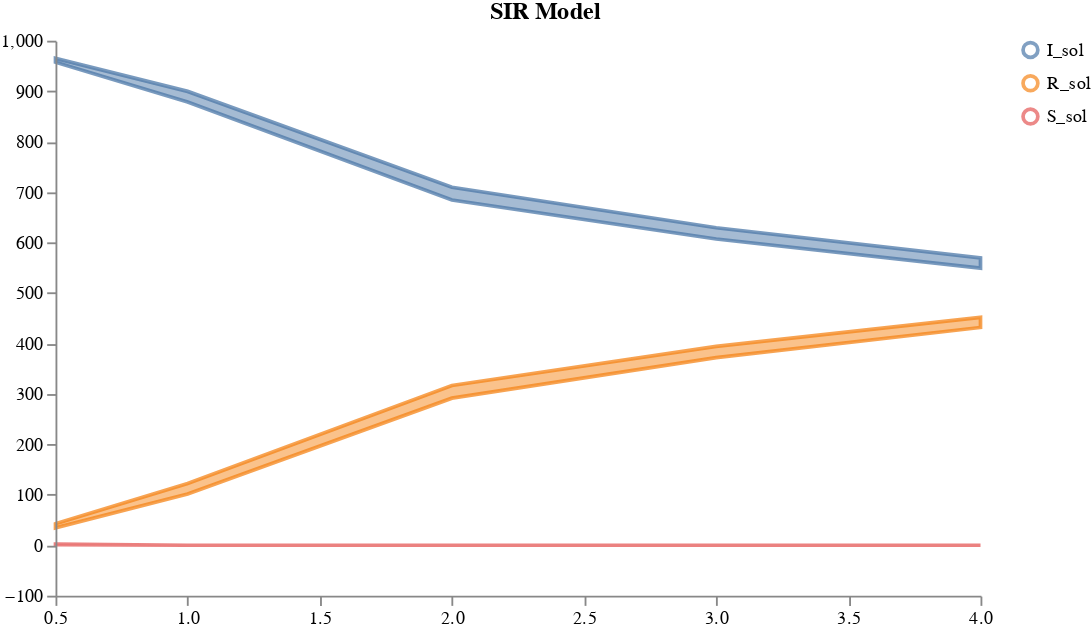

Notebook code cell kept with this figure:
### Code cell
plots.ipy_display(result_int["visual"])

### Figure 1 — Vega specification as saved in the notebook (floating-point values rounded to 4 significant figures)
{"$schema": "https://vega.github.io/schema/vega/v5.json", "axes": [{"name": "x_axis", "orient": "bottom", "scale": "xscale", "zindex": 100}, {"name": "y_axis", "orient": "left", "scale": "yscale", "zindex": 100}], "data": [{"name": "distributions", "values": [{"lower": 957.3, "timepoint": 0.5, "trajectory": "I_sol", "upper": 965.0}, {"lower": 878.5, "timepoint": 1, "trajectory": "I_sol", "upper": 899.5}, {"lower": 684.3, "timepoint": 2, "trajectory": "I_sol", "upper": 709.5}, {"lower": 607.0, "timepoint": 3, "trajectory": "I_sol", "upper": 629.3}, {"lower": 549.2, "timepoint": 4, "trajectory": "I_sol", "upper": 569.4}, {"lower": 34.64, "timepoint": 0.5, "trajectory": "R_sol", "upper": 42.46}, {"lower": 101.5, "timepoint": 1, "trajectory": "R_sol", "upper": 122.5}, {"lower": 291.5, "timepoint": 2, "trajectory": "R_sol", "upper": 316.7}, {"lower": 371.7, "timepoint": 3, "trajectory": "R_sol", "upper": 394.0}, {"lower": 431.6, "timepoint": 4, "trajectory": "R_sol", "upper": 451.8}, {"lower": 1.138, "timepoint": 0.5, "trajectory": "S_sol", "upper": 2.078}, {"lower": 3.34e-06, "timepoint": 1, "trajectory": "S_sol", "upper": 9.581e-06}, {"lower": -6.238e-10, "timepoint": 2, "trajectory": "S_sol", "upper": 4.101e-10}, {"lower": -4.925e-10, "timepoint": 3, "trajectory": "S_sol", "upper": 4.364e-10}, {"lower": -6.046e-11, "timepoint": 4, "trajectory": "S_sol", "upper": 8.427e-10}]}, {"name": "traces", "transform": [{"expr": "isValid(datum.value)", "type": "filter"}], "values": []}, {"name": "points", "values": []}, {"name": "markers", "values": []}, {"name": "selected", "on": [{"remove": true, "trigger": "clear"}, {"remove": true, "trigger": "!shift"}, {"insert": "clicked", "trigger": "!shift && clicked"}, {"toggle": "clicked", "trigger": "shift && clicked"}]}], "height": 300, "legends": [{"encode": {"labels": {"interactive": true, "name": "legendLabel", "update": {"opacity": [{"test": "!length(data('selected')) || indata('selected', 'value', datum.value)", "value": 1}, {"value": 0.25}]}}, "symbols": {"interactive": true, "name": "legendSymbol", "update": {"fill": {"value": "transparent"}, "opacity": [{"test": "!length(data('selected')) || indata('selected', 'value', datum.value)", "value": 0.7}, {"value": 0.15}], "size": {"value": 64}, "strokeWidth": {"value": 2}}}}, "name": "color_legend", "stroke": "color"}], "marks": [{"from": {"facet": {"data": "points", "groupby": "trajectory", "name": "points_split"}}, "marks": [{"encode": {"hover": {"fillOpacity": {"value": 0.9}}, "update": {"fill": {"field": "trajectory", "scale": "color"}, "fillOpacity": [{"test": "!length(data('selected')) || indata('selected', 'value', datum.trajectory)", "value": 0.5}, {"value": 0.15}], "size": {"value": 10}, "stroke": {"field": "trajectory", "scale": "color"}, "strokeOpacity": [{"test": "!length(data('selected')) || indata('selected', 'value', datum.trajectory)", "value": 0.75}, {"value": 0.15}], "strokeWidth": {"value": 2}, "tooltip": {"field": "value"}, "x": {"field": "timepoint", "scale": "xscale"}, "y": {"field": "value", "scale": "yscale"}}}, "from": {"data": "points"}, "name": "_points_symbol", "type": "symbol", "zindex": 3}, {"encode": {"hover": {"fillOpacity": {"value": 0.9}}, "update": {"interpolate": {"value": "linear"}, "stroke": {"field": "trajectory", "scale": "color"}, "strokeOpacity": [{"test": "!length(data('selected')) || indata('selected', 'value', datum.trajectory)", "value": 0.3}, {"value": 0.1}], "strokeWidth": {"value": 2}, "x": {"field": "timepoint", "scale": "xscale"}, "y": {"field": "value", "scale": "yscale"}}}, "from": {"data": "points"}, "name": "_points_line", "type": "line", "zindex": 3}], "name": "_points", "type": "group", "zindex": 3}, {"from": {"facet": {"data": "traces", "groupby": "trajectory", "name": "traces_split"}}, "marks": [{"encode": {"hover": {"fillOpacity": {"value": 0.9}}, "update": {"interpolate": {"value": "linear"}, "stroke": {"field": "trajectory", "scale": "color"}, "strokeOpacity": [{"test": "!length(data('selected')) || indata('selected', 'value', datum.trajectory)", "value": 0.75}, {"value": 0.15}], "strokeWidth": {"value": 2}, "x": {"field": "timepoint", "scale": "xscale"}, "y": {"field": "value", "scale": "yscale"}}}, "from": {"data": "traces_split"}, "name": "_traces_lines", "type": "line"}], "name": "_traces", "type": "group", "zindex": 2}, {"from": {"facet": {"data": "distributions", "groupby": "trajectory", "name": "trajectory_split"}}, "marks": [{"encode": {"hover": {"fillOpacity": {"value": 0.9}}, "update": {"fill": {"field": "trajectory", "scale": "color"}, "fillOpacity": [{"test": "!length(data('selected')) || indata('selected', 'value', datum.trajectory)", "value": 0.5}, {"value": 0.15}], "interpolate": {"value": "linear"}, "stroke": {"field": "trajectory", "scale": "color"}, "strokeOpacity": [{"test": "!length(data('selected')) || indata('selected', 'value', datum.trajectory)", "value": 0.75}, {"value": 0.15}], "strokeWidth": {"value": 2}, "x": {"field": "timepoint", "scale": "xscale"}, "y": {"field": "upper", "scale": "yscale"}, "y2": {"field": "lower", "scale": "yscale"}}}, "from": {"data": "trajectory_split"}, "type": "area"}], "name": "_distributions", "type": "group", "zindex": 1}, {"marks": [{"encode": {"enter": {"stroke": {"value": "lightgray"}}, "update": {"opacity": {"value": 1}, "x": {"field": "timepoint", "scale": "xscale"}, "y": {"signal": "height"}, "y2": {"value": 0}}}, "from": {"data": "markers"}, "name": "_marker text", "type": "rule"}, {"encode": {"enter": {"fontSize": {"value": 8}, "text": {"field": "datum.label"}, "y": {"value": 0}}}, "from": {"data": "_marker text"}, "name": "_marker flags", "transform": [{"as": ["x", "_y", "opacity", "align", "baseline"], "lineAnchor": "start", "offset": [1], "size": {"signal": "[width, height]"}, "type": "label"}], "type": "text"}], "name": "_markers", "type": "group"}], "scales": [{"domain": {"fields": [{"data": "distributions", "field": "timepoint"}, {"data": "traces", "field": "timepoint"}, {"data": "points", "field": "timepoint"}, {"data": "markers", "field": "timepoint"}]}, "name": "xscale", "range": "width", "type": "linear", "zero": false}, {"domain": {"fields": [{"data": "distributions", "field": "lower"}, {"data": "distributions", "field": "upper"}, {"data": "traces", "field": "value"}, {"data": "points", "field": "value"}]}, "name": "yscale", "nice": true, "range": "height", "type": "linear", "zero": true}, {"domain": {"fields": [{"data": "distributions", "field": "trajectory"}, {"data": "traces", "field": "trajectory"}, {"data": "points", "field": "trajectory"}]}, "name": "color", "range": "category", "type": "ordinal"}], "signals": [{"name": "clear", "on": [{"events": "mouseup[!event.item]", "force": true, "update": "true"}], "value": true}, {"name": "shift", "on": [{"events": "@legendSymbol:click, @legendLabel:click", "force": true, "update": "event.shiftKey"}], "value": false}, {"name": "clicked", "on": [{"events": "@legendSymbol:click, @legendLabel:click", "force": true, "update": "{value: datum.value}"}], "value": null}], "title": "SIR Model", "width": 500}
